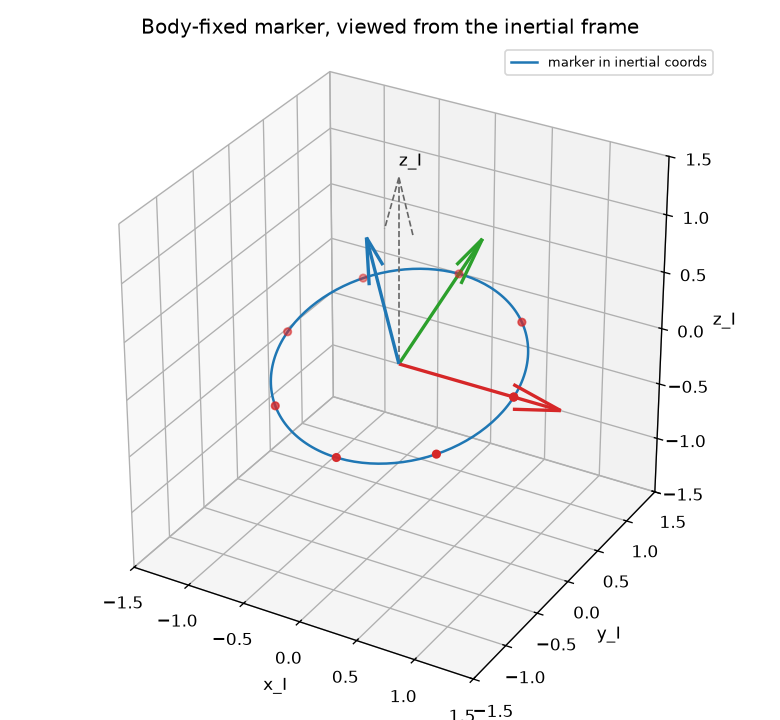

Here is the Python script that generated this plot:
"""module-3 -- frames.py  (Body Frame vs Inertial Frame)

Two frames, always:

    I  inertial  -- non-rotating; we describe overall motion here.
    B  body      -- glued to the rigid body; rotates with it.

The same physical vector has different coordinates in each:

    v_I = R_IB @ v_B          (body -> inertial)
    v_B = R_IB.T @ v_I        (inertial -> body,  because R^-1 = R^T)

R_IB is the body's attitude. Its columns are the body axes in inertial
coordinates. This file just hammers one habit: for every vector, ask
"what frame is this expressed in?"
"""

import numpy as np
import matplotlib.pyplot as plt

from euler_angles import euler_zyx_to_R


def demo_single_attitude():
    print("=" * 72)
    print("ONE ATTITUDE")
    print("=" * 72)
    R_IB = euler_zyx_to_R(np.deg2rad(15), np.deg2rad(30), np.deg2rad(-50))

    # a sensor mounted on the body, pointing along body +z
    boresight_B = np.array([0.0, 0.0, 1.0])
    boresight_I = R_IB @ boresight_B
    print(f"sensor boresight, body coords     v_B = {boresight_B}")
    print(f"same vector, inertial coords       v_I = R_IB v_B = "
          f"({boresight_I[0]:+.4f}, {boresight_I[1]:+.4f}, {boresight_I[2]:+.4f})")
    print(f"round trip R_IB^T v_I              = {np.round(R_IB.T @ boresight_I, 12)}")
    print()

    # something known in inertial: gravity, pointing down -z_I
    g_I = np.array([0.0, 0.0, -9.81])
    g_B = R_IB.T @ g_I
    print(f"gravity, inertial coords           g_I = {g_I}")
    print(f"gravity as the body feels it        g_B = R_IB^T g_I = "
          f"({g_B[0]:+.4f}, {g_B[1]:+.4f}, {g_B[2]:+.4f})")
    print(f"|g_I| = |g_B| = {np.linalg.norm(g_B):.4f}   -- coordinates change, "
          f"the physical vector does not")
    print()


def demo_spinning_body():
    print("=" * 72)
    print("A SPINNING BODY  --  same vector, two very different coordinate histories")
    print("=" * 72)
    omega = np.deg2rad(90.0)         # body spins about its own z at 90 deg/s
    tilt = np.deg2rad(20.0)          # spin axis tilted from inertial z
    R_tilt = euler_zyx_to_R(tilt, 0.0, 0.0)

    marker_B = np.array([1.0, 0.0, 0.0])   # a painted dot on the body equator
    times = np.linspace(0, 4, 9)
    print(f"{'t (s)':>6} | {'marker in BODY coords':>26} | "
          f"{'marker in INERTIAL coords':>28}")
    print("-" * 72)
    traj_I = []
    for t in times:
        R_IB = R_tilt @ euler_zyx_to_R(0.0, 0.0, omega * t)   # spin about body z
        m_I = R_IB @ marker_B
        traj_I.append(m_I)
        print(f"{t:>6.1f} | ({marker_B[0]:+.3f},{marker_B[1]:+.3f},{marker_B[2]:+.3f})"
              f"{'':>7} | ({m_I[0]:+.3f}, {m_I[1]:+.3f}, {m_I[2]:+.3f})")
    print()
    print("In BODY coordinates the marker never moves -- it is bolted on.")
    print("In INERTIAL coordinates it traces a circle. Same dot, same physics,")
    print("different frame. Always know which one you are holding.")
    print("=" * 72)
    return np.array(traj_I), R_tilt


def _plot(traj_I, R_tilt):
    ts = np.linspace(0, 4, 200)
    omega = np.deg2rad(90.0)
    pts = np.array([R_tilt @ euler_zyx_to_R(0, 0, omega * t) @ [1, 0, 0] for t in ts])

    fig = plt.figure(figsize=(6.5, 6))
    ax = fig.add_subplot(111, projection="3d")
    ax.plot(pts[:, 0], pts[:, 1], pts[:, 2], color="tab:blue",
            label="marker in inertial coords")
    ax.scatter(*traj_I.T, color="tab:red", s=20)
    for axis, col in zip("xyz", ["tab:red", "tab:green", "tab:blue"]):
        v = R_tilt[:, "xyz".index(axis)] * 1.4
        ax.quiver(0, 0, 0, *v, color=col, lw=2)
    ax.quiver(0, 0, 0, 0, 0, 1.6, color="0.4", lw=1, ls="--")
    ax.text(0, 0, 1.7, "z_I")
    ax.set_box_aspect((1, 1, 1))
    ax.set_xlim(-1.5, 1.5); ax.set_ylim(-1.5, 1.5); ax.set_zlim(-1.5, 1.5)
    ax.set_xlabel("x_I"); ax.set_ylabel("y_I"); ax.set_zlabel("z_I")
    ax.set_title("Body-fixed marker, viewed from the inertial frame")
    ax.legend(fontsize=8)
    fig.tight_layout()
    fig.savefig("frames.png", dpi=120)


def main():
    demo_single_attitude()
    traj_I, R_tilt = demo_spinning_body()
    _plot(traj_I, R_tilt)


if __name__ == "__main__":
    main()
    plt.show()
